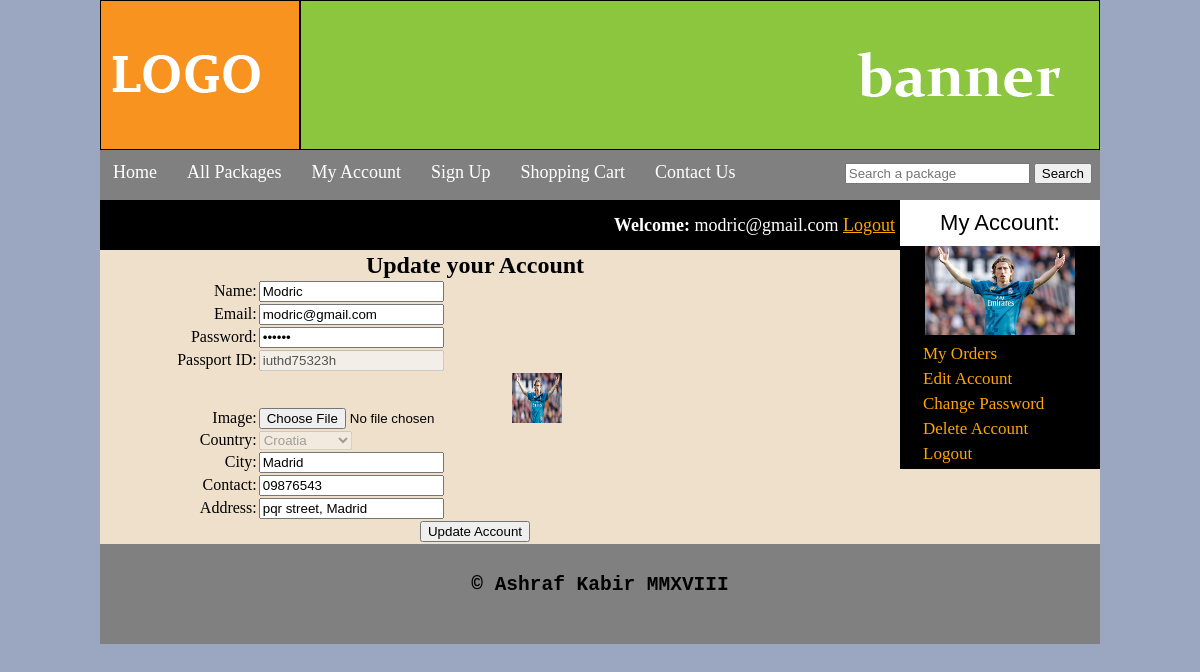
Screenshot of /customer/my_account.php?edit_account (signed in) with the database file from the repository.
### tables this page shows
CREATE TABLE `customers` (
  `customer_id` int(10) NOT NULL,
  `customer_ip` varchar(255) NOT NULL,
  `customer_name` text NOT NULL,
  `customer_email` varchar(100) NOT NULL,
  `customer_pass` varchar(100) NOT NULL,
  `c_passport` varchar(100) NOT NULL,
  `customer_country` text NOT NULL,
  `customer_city` text NOT NULL,
  `customer_contact` varchar(255) NOT NULL,
  `customer_address` text NOT NULL,
  `customer_image` text NOT NULL
);

### customer/edit_account.php (the view, shortened to what this page needs)
<!DOCTYPE html>
<html lang="en">
<head>
</head>
<body>
    <?php
    include("includes/db.php");
    $user = $_SESSION['customer_email'];
    $get_customer = "select * from customers where customer_email='$user'";
    $run_customer = mysqli_query($con, $get_customer);
    $row_customer = mysqli_fetch_array($run_customer);
    $name = $row_customer['customer_name'];
    $email = $row_customer['customer_email'];
    $pass = $row_customer['customer_pass'];
    $passport = $row_customer['c_passport'];
    $country = $row_customer['customer_country'];
    $city = $row_customer['customer_city'];
    $image = $row_customer['customer_image'];
    $contact = $row_customer['customer_contact'];
    $address = $row_customer['customer_address'];
    ?>
    <form action="" method="post" enctype="multipart/form-data">
        <table align="center" width="750">
            <tr align="center">
                <td colspan="6">
                    <h2>Update your Account</h2>
                </td>
            </tr>
            <tr>
                <td align="right">Name:</td>
                <td><input type="text" name="c_name" value="<?php echo $name; ?>" required=""></td>
            </tr>
            <tr>
                <td align="right">Email:</td>
                <td><input type="text" name="c_email" value="<?php echo $email; ?>"</td>
            </tr>
            <tr>
                <td align="right">Password:</td>
                <td><input type="password" name="c_pass" value="<?php echo $pass; ?>"</td>
            </tr>
            <tr>
                <td align="right">Passport ID:</td>
                <td><input type="text" name="c_passport" disabled="" value="<?php echo $passport; ?>"</td>
            </tr>
            <tr>
                <td align="right">Image:</td>
                <td><input type="file" name="c_image"><img src="customer_images/<?php echo $image; ?>" width='50'
                                                           height='50'></td>
            </tr>
            <tr>
                <td align="right">Country:</td>
                <td>
                    <select name="c_country" disabled="">
                        <option><?php echo $country; ?></option>
                    </select>
                </td>
            </tr>
            <tr>
                <td align="right">City:</td>
                <td><input type="text" name="c_city" value="<?php echo $city; ?>"></td>
            </tr>
            <tr>
                <td align="right">Contact:</td>
                <td><input type="text" name="c_contact" value="<?php echo $contact; ?>"></td>
            </tr>
            <tr>
                <td align="right">Address:</td>
                <td><input type="text" name="c_address" value="<?php echo $address; ?>"></td>
            </tr>
            <tr align="center">
                <td colspan="6"><input type="submit" name="update" value="Update Account"></td>
            </tr>
        </table>
    </form>
</body>
</html>

### customer/my_account.php (shortened to what this page needs)
<!DOCTYPE html>
<html lang="en">
<head>
    <link rel="stylesheet" href="styles/style.css" media="all">
</head>
<body>
    <div class="main_wrapper">
        <div class="header_wrapper">
            <a href="../index.php"><img id="logo" src="images/logo.png"></a>
            <img id="banner" src="images/banner.jpg">
        </div>
        <div class="menubar">
            <ul id="menu">
                <li><a href="../index.php">Home</a></li>
                <li><a href="../all_packages.php">All Packages</a></li>
                <li><a href="my_account.php">My Account</a></li>
                <li><a href="../customer_register.php">Sign Up</a></li>
                <li><a href="../cart.php">Shopping Cart</a></li>
                <li><a href="#">Contact Us</a></li>
            </ul>
            <div id="form">
                <form method="get" action="results.php" enctype="multipart/form-data">
                    <input type="text" name="user_query" placeholder="Search a package">
                    <input type="submit" name="search" value="Search">
                </form>
            </div>
        </div>
        <div class="content_wrapper">
            <div class="sidebar">
                <div id="sidebar_title">My Account:</div>
                <ul id="cats">
                    <?php
                    global $con;
                    $user = $_SESSION['customer_email'];
                    $get_img = "select * from customers where customer_email='$user'";
                    $run_img = mysqli_query($con, $get_img);
                    $row_img = mysqli_fetch_array($run_img);
                    $c_image = $row_img['customer_image'];
                    echo "<p style='text-align: center;'><img src='customer_images/$c_image' width='150' height'150'/></p>";
                    ?>
                    <li><a href="../cart.php">My Orders</a></li>
                    <li><a href="my_account.php?edit_account">Edit Account</a></li>
                    <li><a href="my_account.php?change_pass">Change Password</a></li>
                    <li><a href="my_account.php?delete_account">Delete Account</a></li>
                    <li><a href="logout.php">Logout</a></li>
                </ul>
            </div>
            <div id="content_area">
                <div id="shopping_cart">
                    <span style="float: right;font-size: 18px;padding: 5px;line-height: 40px;">
                        <?php
                        if (isset($_SESSION['customer_email'])) {
                            echo "<b>Welcome: </b>" . $_SESSION['customer_email'];
                        }
                        ?>
                        <?php
                        if (!isset($_SESSION['customer_email'])) {
                            echo "<a href='checkout.php' style='color: orange;'>Login</a>";
                        } else {
                            echo "<a href='logout.php' style='color: orange;''>Logout</a>";
                        }
                        ?>
                    </span>
                </div>
                <div id="packages_box">
                    <?php
                    if (isset($_GET['edit_account'])) {
                        include("edit_account.php");
                    }
                    ?>
                </div>
            </div>
        </div>
        <div id="footer">
            <h2 style="text-align: center; padding-top: 30px;">&copy Ashraf Kabir MMXVIII</h2>
        </div>
    </div>
</body>
</html>

### customer/styles/style.css (style rules this page uses)
html, body, div, span, applet, object, iframe, h1, h2, h3, h4, h5, h6, p, blockquote, pre, a, abbr, acronym, address, big, cite, code, del, dfn, em, img, ins, kbd, q, s, samp, small, strike, strong, sub, sup, tt, var, b, u, i, center, dl, dt, dd, ol, ul, li, fieldset, form, label, legend, table, caption, tbody, tfoot, thead, tr, th, td, article, aside, canvas, details, embed, figure, figcaption, footer, header, hgroup, menu, nav, output, ruby, section, summary, time, mark, audio, video { margin: 0; padding: 0; border: 0; vertical-align: baseline; }
body { background: #9BA7C0; }
.main_wrapper { width: 1000px; height: auto; margin: auto; background: #EEE0CB; }
.header_wrapper { width: 1000px; height: 150px; margin: auto; }
#logo { float: left; }
#banner { float: right; }
.menubar { width: 1000px; height: 50px; background: gray; color: white; }
#menu { padding: 0px; margin: 0px; line-height: 45px; float: left; }
#menu li { list-style: none; display: inline; }
#menu a { text-decoration: none; color: white; padding: 8px; margin: 5px; font-size: 18px; font-family: COMIC SANS MS; }
#form { float: right; padding-right: 8px; line-height: 45px; }
.content_wrapper { width: 1000px; margin: auto; background: #EEE0CB; }
#content_area { width: 800px; float: left; background: #EEE0CB; }
.sidebar { width: 200px; background: black; float: right; }
#sidebar_title { background: white; color: black; font-size: 22px; font-family: Arial; padding: 10px; text-align: center; }
#cats { text-align: left; }
#cats li { list-style: none; margin: 5px; }
#cats a { color: orange; padding: 8px; margin: 10px; text-align: left; font-size: 17px; font-family: COMIC SANS MS !important; text-decoration: none; }
#shopping_cart { width: 800px; height: 50px; background: black; color: white; }
#footer { font-family: monospace; width: 1000px; height: 100px; background: gray; clear: both; }

### rows the page displays
customers: customer_image (picture), c_name "Modric", c_email "modric@gmail.com", c_passport "iuthd75323h", c_country "Croatia", c_city "Madrid", c_contact "09876543", c_address "pqr street, Madrid"

### other values shown
$_SESSION['customer_email'] "modric@gmail.com"
